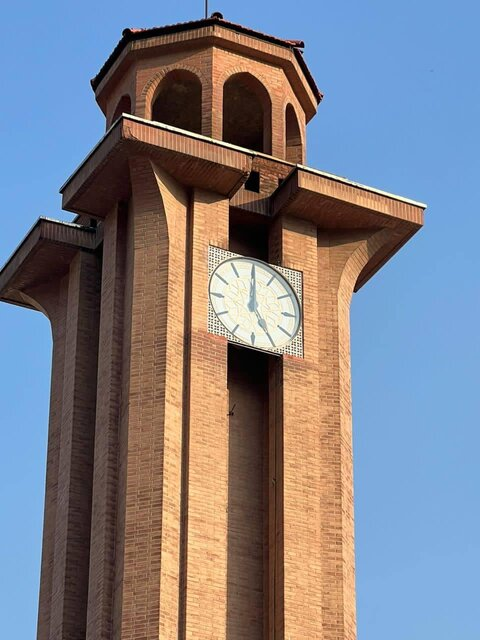
#> input picture tower.jpg, 480 x 640 px
$ python -i main.py   (imports and definitions only)
#> lines starting #> are read from the running program, lines starting #| are printed output that depends on the picture
#> further down, picture is the input picture: shape (640, 480, 3); mean B, G, R 136.6, 126.9, 125.5
import cv2
import numpy as np
import os

points = []

# [83 lines left out: functions mouse_callback, order_points, save, perspective_crop, translate, rotate and 3 more, not called in this run]

def clahe(img):
    lab = cv2.cvtColor(img, cv2.COLOR_BGR2LAB)
#> lab: shape (640, 480, 3); mean of channels 0, 1, 2 135.4, 133.4, 124.4
    l, a, b = cv2.split(lab)
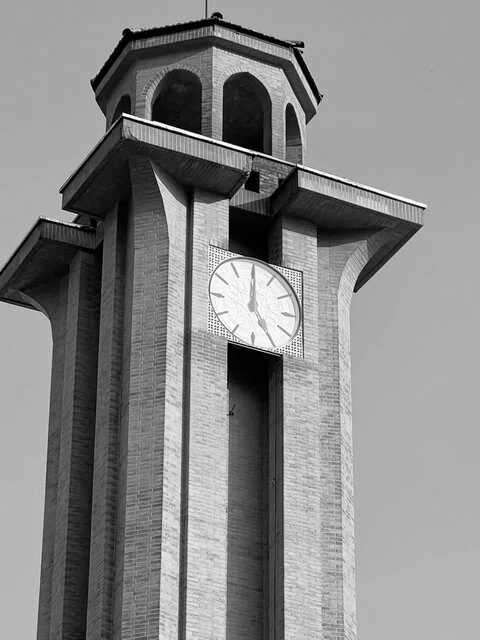
#> l: shape (640, 480); min 0, max 255, mean 135.4
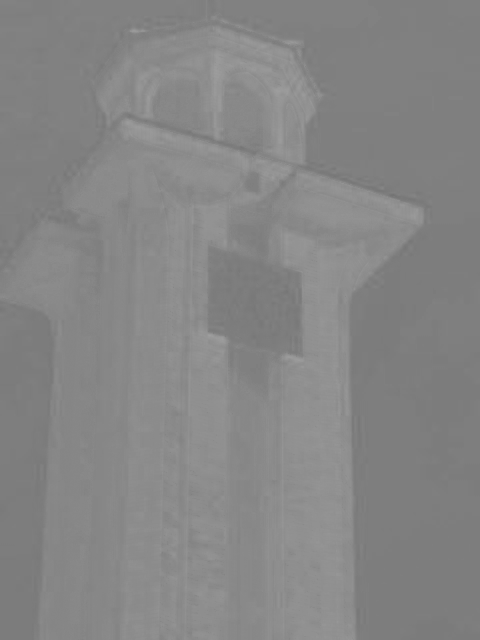
#> a: shape (640, 480); min 116, max 159, mean 133.4
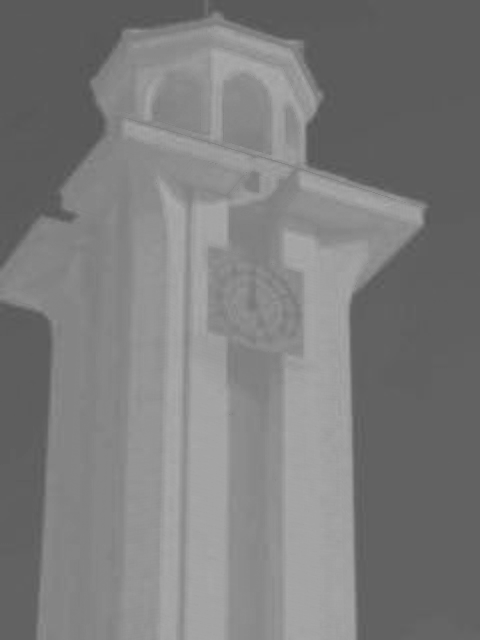
#> b: shape (640, 480); min 83, max 173, mean 124.4
    c = cv2.createCLAHE(3.0, (8,8))
    l2 = c.apply(l)
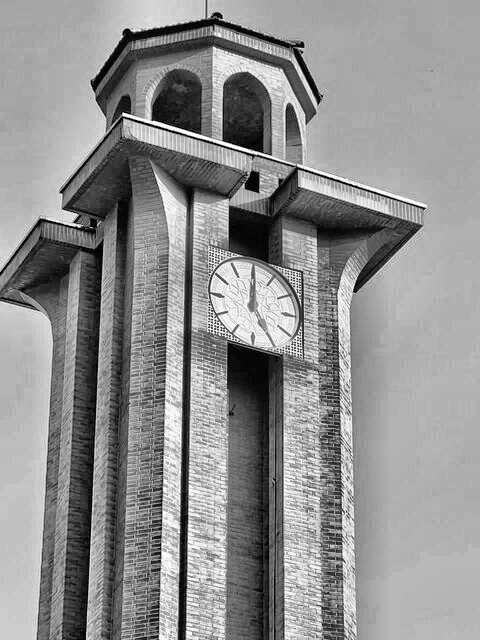
#> l2: shape (640, 480); min 1, max 255, mean 143.3
    out = cv2.merge([l2, a, b])
#> out: shape (640, 480, 3); mean of channels 0, 1, 2 143.3, 133.4, 124.4
    return cv2.cvtColor(out, cv2.COLOR_LAB2BGR)
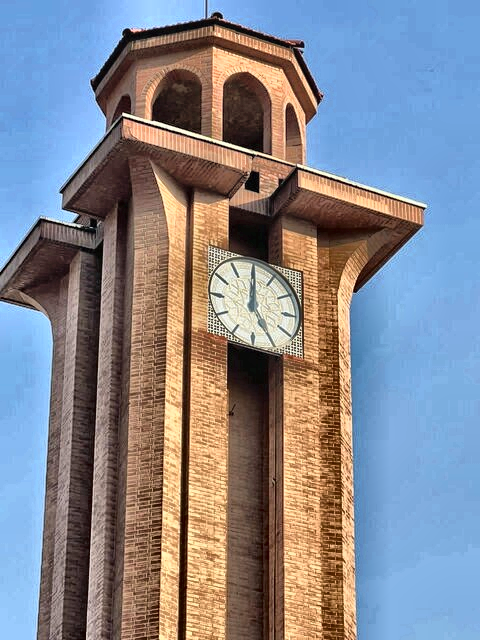
#> returned value: shape (640, 480, 3); mean B, G, R 144.1, 134.6, 132.5

def sharpen(img):
    kernel = np.array([[0,-1,0],[-1,5,-1],[0,-1,0]])
    return cv2.filter2D(img, -1, kernel)

def denoise(img):
    return cv2.fastNlMeansDenoisingColored(img, None, 10, 10, 7, 21)

# [62 lines left out: function run, not called in this run]


# [6 lines not run here, left out]

>>> import cv2
>>> picture = cv2.imread('tower.jpg')
>>> result = clahe(picture)
